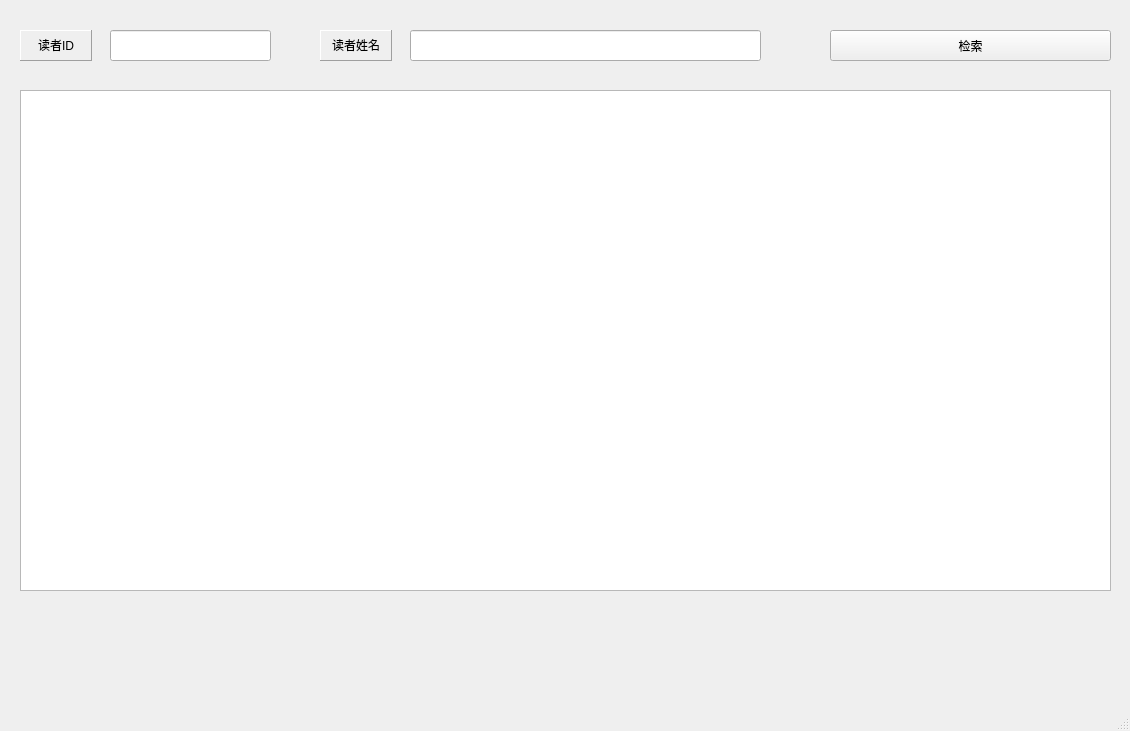
<?xml version="1.0" encoding="UTF-8"?>
<ui version="4.0">
 <class>ManageReaderWindow_For_Admin</class>
 <widget class="QMainWindow" name="ManageReaderWindow_For_Admin">
  <property name="geometry">
   <rect>
    <x>0</x>
    <y>0</y>
    <width>1130</width>
    <height>731</height>
   </rect>
  </property>
  <property name="sizePolicy">
   <sizepolicy hsizetype="Fixed" vsizetype="Fixed">
    <horstretch>0</horstretch>
    <verstretch>0</verstretch>
   </sizepolicy>
  </property>
  <property name="windowTitle">
   <string>MainWindow</string>
  </property>
  <widget class="QWidget" name="centralwidget">
   <widget class="QLabel" name="label">
    <property name="geometry">
     <rect>
      <x>20</x>
      <y>30</y>
      <width>72</width>
      <height>31</height>
     </rect>
    </property>
    <property name="frameShape">
     <enum>QFrame::Panel</enum>
    </property>
    <property name="frameShadow">
     <enum>QFrame::Raised</enum>
    </property>
    <property name="text">
     <string>读者ID</string>
    </property>
    <property name="textFormat">
     <enum>Qt::AutoText</enum>
    </property>
    <property name="alignment">
     <set>Qt::AlignCenter</set>
    </property>
    <property name="textInteractionFlags">
     <set>Qt::TextSelectableByMouse</set>
    </property>
   </widget>
   <widget class="QLineEdit" name="lineEdit">
    <property name="geometry">
     <rect>
      <x>110</x>
      <y>30</y>
      <width>161</width>
      <height>31</height>
     </rect>
    </property>
   </widget>
   <widget class="QLabel" name="label_2">
    <property name="geometry">
     <rect>
      <x>320</x>
      <y>30</y>
      <width>72</width>
      <height>31</height>
     </rect>
    </property>
    <property name="frameShape">
     <enum>QFrame::Panel</enum>
    </property>
    <property name="frameShadow">
     <enum>QFrame::Raised</enum>
    </property>
    <property name="text">
     <string>读者姓名</string>
    </property>
    <property name="textFormat">
     <enum>Qt::AutoText</enum>
    </property>
    <property name="alignment">
     <set>Qt::AlignCenter</set>
    </property>
    <property name="textInteractionFlags">
     <set>Qt::TextSelectableByMouse</set>
    </property>
   </widget>
   <widget class="QLineEdit" name="lineEdit_2">
    <property name="geometry">
     <rect>
      <x>410</x>
      <y>30</y>
      <width>351</width>
      <height>31</height>
     </rect>
    </property>
   </widget>
   <widget class="QPushButton" name="pushButton_retrieve">
    <property name="geometry">
     <rect>
      <x>830</x>
      <y>30</y>
      <width>281</width>
      <height>31</height>
     </rect>
    </property>
    <property name="text">
     <string>检索</string>
    </property>
   </widget>
   <widget class="QTableWidget" name="tableWidget">
    <property name="geometry">
     <rect>
      <x>20</x>
      <y>90</y>
      <width>1091</width>
      <height>501</height>
     </rect>
    </property>
   </widget>
   <zorder>pushButton_retrieve</zorder>
   <zorder>label</zorder>
   <zorder>lineEdit</zorder>
   <zorder>label_2</zorder>
   <zorder>lineEdit_2</zorder>
   <zorder>tableWidget</zorder>
  </widget>
  <widget class="QMenuBar" name="menubar">
   <property name="geometry">
    <rect>
     <x>0</x>
     <y>0</y>
     <width>1130</width>
     <height>26</height>
    </rect>
   </property>
  </widget>
  <widget class="QStatusBar" name="statusbar"/>
 </widget>
 <resources/>
 <connections/>
</ui>
